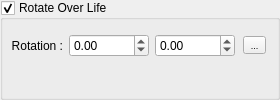
      <widget class="QGroupBox" name="Rotated">
       <property name="minimumSize">
        <size>
         <width>280</width>
         <height>0</height>
        </size>
       </property>
       <property name="title">
        <string>Rotate Over Life</string>
       </property>
       <property name="flat">
        <bool>false</bool>
       </property>
       <property name="checkable">
        <bool>true</bool>
       </property>
       <layout class="QFormLayout" name="formLayout_7">
        <property name="labelAlignment">
         <set>Qt::AlignRight|Qt::AlignTrailing|Qt::AlignVCenter</set>
        </property>
        <property name="leftMargin">
         <number>0</number>
        </property>
        <property name="topMargin">
         <number>14</number>
        </property>
        <item row="0" column="1">
         <widget class="QWidget" name="RotateOverLife" native="true">
          <layout class="QHBoxLayout" name="horizontalLayout_12" stretch="1,1,0,0">
           <property name="leftMargin">
            <number>0</number>
           </property>
           <property name="topMargin">
            <number>0</number>
           </property>
           <property name="rightMargin">
            <number>0</number>
           </property>
           <property name="bottomMargin">
            <number>0</number>
           </property>
           <item>
            <widget class="QcDoubleSpinBox" name="RotateOverLifeMin">
             <property name="maximumSize">
              <size>
               <width>80</width>
               <height>16777215</height>
              </size>
             </property>
             <property name="minimum">
              <double>-9999.989999999999782</double>
             </property>
             <property name="maximum">
              <double>9999.989999999999782</double>
             </property>
             <property name="singleStep">
              <double>0.100000000000000</double>
             </property>
            </widget>
           </item>
           <item>
            <widget class="QcDoubleSpinBox" name="RotateOverLifeMax">
             <property name="maximumSize">
              <size>
               <width>80</width>
               <height>16777215</height>
              </size>
             </property>
             <property name="minimum">
              <double>-9999.989999999999782</double>
             </property>
             <property name="maximum">
              <double>9999.989999999999782</double>
             </property>
             <property name="singleStep">
              <double>0.100000000000000</double>
             </property>
            </widget>
           </item>
           <item>
            <spacer name="horizontalSpacer_16">
             <property name="orientation">
              <enum>Qt::Horizontal</enum>
             </property>
             <property name="sizeHint" stdset="0">
              <size>
               <width>0</width>
               <height>20</height>
              </size>
             </property>
            </spacer>
           </item>
           <item>
            <widget class="QToolButton" name="RotateOverLifeEdit">
             <property name="minimumSize">
              <size>
               <width>23</width>
               <height>0</height>
              </size>
             </property>
             <property name="font">
              <font>
               <pointsize>7</pointsize>
              </font>
             </property>
             <property name="text">
              <string>...</string>
             </property>
            </widget>
           </item>
          </layout>
         </widget>
        </item>
        <item row="0" column="0">
         <widget class="QLabel" name="RotateOverLifeLabel">
          <property name="minimumSize">
           <size>
            <width>60</width>
            <height>0</height>
           </size>
          </property>
          <property name="text">
           <string>Rotation :</string>
          </property>
          <property name="alignment">
           <set>Qt::AlignRight|Qt::AlignTrailing|Qt::AlignVCenter</set>
          </property>
         </widget>
        </item>
       </layout>
      </widget>
